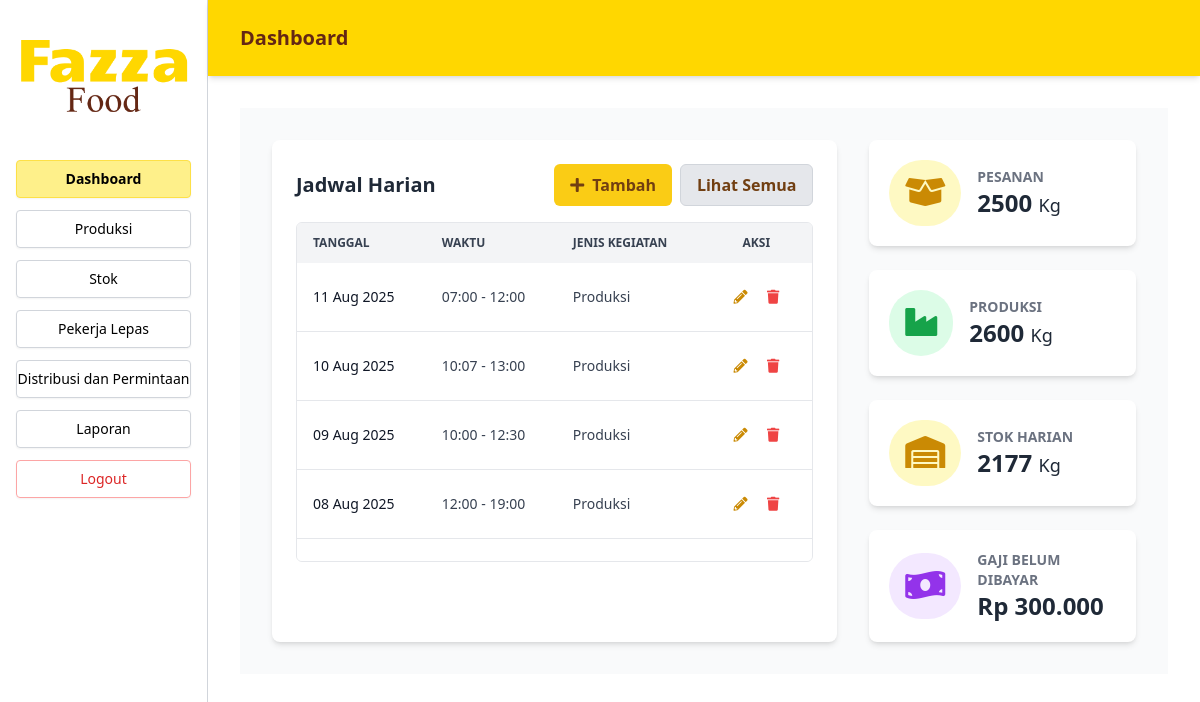
The page /Index.php (signed in) on the database as committed earlier.
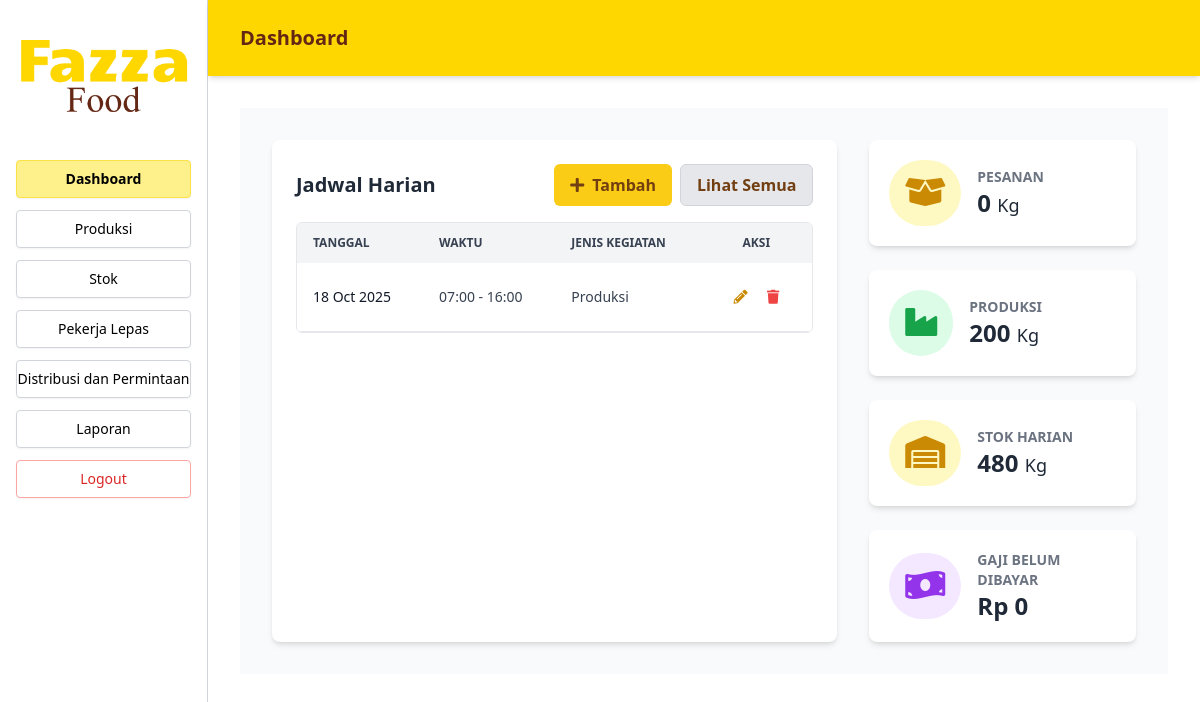
The same page on the database as committed later.
### tables this page shows
CREATE TABLE `jadwal` (
  `id_jadwal` int(11) NOT NULL,
  `tanggal` date DEFAULT NULL,
  `waktu` time DEFAULT NULL,
  `waktu_mulai` time DEFAULT NULL,
  `waktu_selesai` time DEFAULT NULL,
  `jenis_kegiatan` varchar(100) DEFAULT NULL,
  `id_admin` int(11) DEFAULT NULL
);

### src/Dashboard.php (the view, shortened to what this page needs)
<?php
include 'koneksi.php';
$totalPesanan = $pdo->query("SELECT SUM(jumlah_pesanan) FROM distribusi")->fetchColumn() ?: 0;
$totalProduksi = $pdo->query("SELECT SUM(jumlah_produksi) FROM produksi")->fetchColumn() ?: 0;
$totalStok = $pdo->query("SELECT SUM(jumlah_stok) FROM stok")->fetchColumn() ?: 0;
$sql = "
  SELECT COALESCE(SUM(rg.total_gaji), 0)
  FROM riwayat_gaji rg
  INNER JOIN pekerja_lepas pl ON pl.id_pekerja = rg.id_pekerja
  WHERE rg.keterangan = 'Belum Dibayar'
";
$totalGaji = (int) $pdo->query($sql)->fetchColumn();
$jadwalList = $pdo->query("
  SELECT * FROM jadwal
  ORDER BY tanggal DESC, waktu_mulai DESC
")->fetchAll(PDO::FETCH_ASSOC);
?>
<section class="flex-1 p-6 lg:p-8 bg-gray-50">
  <div class="max-w-7xl mx-auto space-y-6">
    <div class="grid grid-cols-1 lg:grid-cols-3 gap-6 lg:gap-8">
      <div class="lg:col-span-2 bg-white shadow-md rounded-lg p-6">
        <div class="flex justify-between items-center mb-4">
          <h2 class="text-xl font-bold text-gray-800 select-none">Jadwal Harian</h2>
          <div class="flex space-x-2">
            <button id="openFormBtn" aria-label="Tambah jadwal baru" class="bg-yellow-400 hover:bg-yellow-500 text-yellow-900 font-bold py-2 px-4 rounded-md flex items-center transition-colors duration-300">
              <i class="fas fa-plus mr-2"></i> Tambah
            </button>
            <button id="lihatSemuaJadwalBtn" class="bg-gray-200 hover:bg-gray-300 text-yellow-900 font-semibold px-4 py-2 rounded-md border border-gray-300">Lihat Semua</button>
          </div>
        </div>
        <div class="overflow-x-auto max-h-[340px] overflow-y-auto rounded-md border border-gray-200">
          <table class="w-full text-sm text-left text-gray-700">
            <thead class="text-xs text-gray-700 uppercase bg-gray-100 sticky top-0 z-10">
              <tr>
                <th class="py-3 px-4">Tanggal</th>
                <th class="py-3 px-4">Waktu</th>
                <th class="py-3 px-4">Jenis Kegiatan</th>
                <th class="py-3 px-4 text-center">Aksi</th>
              </tr>
            </thead>
            <tbody>
              <?php if (empty($jadwalList)): ?>
                <tr class="bg-white border-b">
                  <td colspan="4" class="py-6 px-4 text-center text-gray-500">
                    <i class="fas fa-calendar-times fa-2x mb-2 text-gray-400"></i>
                    <p>Belum ada jadwal.</p>
                  </td>
                </tr>
              <?php else: ?>
                <?php foreach ($jadwalList as $jadwal): ?>
                  <tr class="bg-white border-b hover:bg-gray-50 transition-colors duration-200">
                    <td class="py-4 px-4 font-medium text-gray-900"><?php echo htmlspecialchars(date('d M Y', strtotime($jadwal['tanggal']))); ?></td>
                    <td class="py-4 px-4"><?php echo htmlspecialchars(date('H:i', strtotime($jadwal['waktu_mulai']))) . ' - ' . htmlspecialchars(date('H:i', strtotime($jadwal['waktu_selesai']))); ?></td>
                    <td class="py-4 px-4"><?php echo htmlspecialchars($jadwal['jenis_kegiatan']); ?></td>
                    <td class="py-4 px-4 text-center w-28">
                      <button class="text-yellow-600 hover:text-yellow-800 p-2 editBtn"
                        data-id="<?php echo $jadwal['id_jadwal']; ?>"
                        data-tanggal="<?php echo $jadwal['tanggal']; ?>"
                        data-mulai="<?php echo $jadwal['waktu_mulai']; ?>"
                        data-selesai="<?php echo $jadwal['waktu_selesai']; ?>"
                        data-kegiatan="<?php echo htmlspecialchars($jadwal['jenis_kegiatan']); ?>"
                        aria-label="Edit jadwal">
                        <i class="fas fa-pencil-alt"></i>
                      </button>
                      <button class="text-red-500 hover:text-red-700 p-2 deleteBtn"
                        data-id="<?php echo $jadwal['id_jadwal']; ?>"
                        aria-label="Delete jadwal">
                        <i class="fas fa-trash"></i>
                      </button>
                    </td>
                  </tr>
                <?php endforeach; ?>
              <?php endif; ?>
            </tbody>
          </table>
        </div>
      </div>
      <div class="lg:col-span-1 space-y-6">
        <div onclick="window.location.href='Index.php?page=distribusi';" class="bg-white shadow-md rounded-lg p-5 flex items-center cursor-pointer hover:shadow-lg transition-shadow duration-300">
          <div class="bg-yellow-100 text-yellow-600 rounded-full p-4 mr-4">
            <i class="fas fa-box-open fa-2x"></i>
          </div>
          <div>
            <h3 class="text-sm font-semibold text-gray-500 uppercase">Pesanan</h3>
            <p class="text-2xl font-bold text-gray-800"><?php echo htmlspecialchars($totalPesanan); ?> <span class="text-lg font-normal">Kg</span></p>
          </div>
        </div>
        <div onclick="window.location.href='Index.php?page=produksi';" class="bg-white shadow-md rounded-lg p-5 flex items-center cursor-pointer hover:shadow-lg transition-shadow duration-300">
          <div class="bg-green-100 text-green-600 rounded-full p-4 mr-4">
            <i class="fas fa-industry fa-2x"></i>
          </div>
          <div>
            <h3 class="text-sm font-semibold text-gray-500 uppercase">Produksi</h3>
            <p class="text-2xl font-bold text-gray-800"><?php echo htmlspecialchars($totalProduksi); ?> <span class="text-lg font-normal">Kg</span></p>
          </div>
        </div>
        <div onclick="window.location.href='Index.php?page=stok';" class="bg-white shadow-md rounded-lg p-5 flex items-center cursor-pointer hover:shadow-lg transition-shadow duration-300">
          <div class="bg-yellow-100 text-yellow-600 rounded-full p-4 mr-4">
            <i class="fas fa-warehouse fa-2x"></i>
          </div>
          <div>
            <h3 class="text-sm font-semibold text-gray-500 uppercase">Stok Harian</h3>
            <p class="text-2xl font-bold text-gray-800"><?php echo htmlspecialchars($totalStok); ?> <span class="text-lg font-normal">Kg</span></p>
          </div>
        </div>
        <div onclick="window.location.href='Index.php?page=pekerja';" class="bg-white shadow-md rounded-lg p-5 flex items-center cursor-pointer hover:shadow-lg transition-shadow duration-300">
          <div class="bg-purple-100 text-purple-600 rounded-full p-4 mr-4">
            <i class="fas fa-money-bill-wave fa-2x"></i>
          </div>
          <div>
            <h3 class="text-sm font-semibold text-gray-500 uppercase">Gaji Belum Dibayar</h3>
            <p class="text-2xl font-bold text-gray-800">Rp <?php echo number_format($totalGaji, 0, ',', '.'); ?></p>
          </div>
        </div>
      </div>
    </div>
  </div>
</section>

### index.php (shortened to what this page needs)
<?php
$page = isset($_GET['page']) ? $_GET['page'] : 'dashboard';
$src = [
  'login'     => 'Login.php',
  'dashboard' => 'src/Dashboard.php',
  'produksi'  => 'src/Produksi.php',
  'stok'      => 'src/Stok.php',
  'pekerja'   => 'src/Pekerja.php',
  'distribusi'=> 'src/Distribusi.php',
  'laporan'   => 'src/Laporan.php',
  'riwayat_gaji' => 'src/RiwayatGaji.php',
  'jadwal_lengkap' => 'src/jadwal_lengkap.php',
];
$logoPath = 'assets/logo.png';
?>
<!DOCTYPE html>
<html lang="en">
<head>
  <script src="https://cdn.tailwindcss.com"></script>
  <link rel="stylesheet" href="https://cdnjs.cloudflare.com/ajax/libs/font-awesome/5.15.3/css/all.min.css" />
</head>
<body class="bg-white font-sans">
<?php if ($page !== 'login'): ?>
<div class="flex min-h-screen">
  <aside class="w-52 border-r border-gray-300 flex flex-col p-4 bg-white sticky top-0 h-screen">
    <div class="mb-10 flex justify-center">
      <?php if (file_exists($logoPath)) {
        echo '<img src="' . htmlspecialchars($logoPath) . '" alt="Logo perusahaan" class="max-h-15 object-contain" />';
      } else {
        echo '<div class="w-full h-20 flex items-center justify-center border border-gray-300 rounded text-gray-400 text-sm">Logo belum diupload</div>';
      } ?>
    </div>
    <nav class="flex flex-col space-y-3 text-sm">
      <?php
      $menuItems = [
        'dashboard' => 'Dashboard',
        'produksi' => 'Produksi',
        'stok' => 'Stok',
        'pekerja' => 'Pekerja Lepas',
        'distribusi' => 'Distribusi dan Permintaan',
        'laporan' => 'Laporan',
      ];
      foreach ($menuItems as $key => $label) {
        $isActive = ($page === $key) ? 'bg-yellow-200 border-yellow-300 font-semibold' : 'border-gray-300';
        echo "<a href='Index.php?page=$key' class='text-center py-2 rounded border $isActive shadow-sm text-black transition-all hover:bg-yellow-100 hover:border-yellow-200'>$label</a>";
      }
      ?>
      <a href="Logout.php" class="text-center py-2 rounded border border-red-300 shadow-sm text-red-600 transition-all hover:bg-red-100 hover:border-red-400">Logout</a>
    </nav>
  </aside>
  <main class="flex-1 flex flex-col">
    <header class="sticky top-0 bg-[#FFD700] text-[#642714] px-8 py-6 shadow-md z-40">
      <h1 class="text-xl font-bold"><?= ucfirst($page) ?></h1>
    </header>
    <div class="p-8 overflow-y-auto">
      <?php
      if (array_key_exists($page, $src)) {
        include $src[$page];
      } else {
        echo "<p class='text-red-500'>src tidak ditemukan.</p>";
      }
      ?>
    </div>
  </main>
</div>
<?php else: ?>
  <?php include $src[$page]; ?>
<?php endif; ?>
</body>
</html>

### src/Dashboard.php (style rules this page uses)
:root { --primary-color: #2e49b0; --success-color: #16a34a; --error-color: #dc2626; }

Rows that differ between the two databases and show on the page:
removed jadwal: tanggal "11 Aug 2025", waktu_mulai "07:00", waktu_selesai "12:00", jenis_kegiatan "Produksi"
removed jadwal: tanggal "10 Aug 2025", waktu_mulai "10:07", waktu_selesai "13:00", jenis_kegiatan "Produksi"
removed jadwal: tanggal "09 Aug 2025", waktu_mulai "10:00", waktu_selesai "12:30", jenis_kegiatan "Produksi"
removed jadwal: tanggal "08 Aug 2025", waktu_mulai "12:00", waktu_selesai "19:00", jenis_kegiatan "Produksi"
added jadwal: tanggal "18 Oct 2025", waktu_mulai "07:00", waktu_selesai "16:00", jenis_kegiatan "Produksi"
Other text that changed with them:
$totalPesanan: "2500" → "0"
$totalProduksi: "2600" → "200"
$totalStok: "2177" → "480"
$totalGaji: "300.000" → "0"
